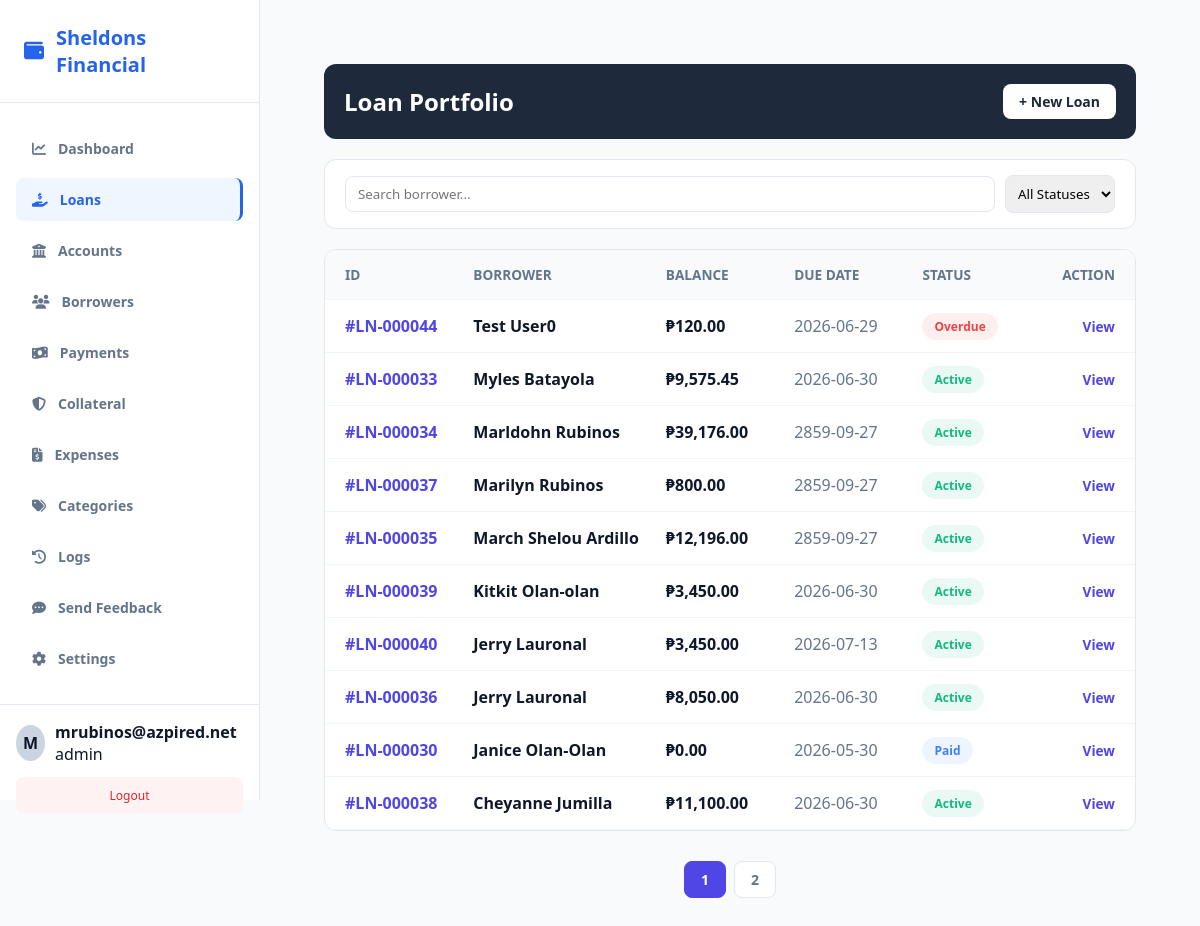
Page /public/index.php?url=loan/index (signed in) on the committed database.
### tables this page shows
CREATE TABLE `loans` (
  `id` int(11) NOT NULL,
  `company_id` int(11) NOT NULL,
  `account_id` int(11) DEFAULT NULL,
  `borrower_id` int(11) NOT NULL,
  `amount` decimal(12,2) NOT NULL,
  `interest_rate` decimal(5,2) NOT NULL,
  `total_payable` decimal(12,2) NOT NULL,
  `status` varchar(30) DEFAULT 'pending',
  `released_date` date DEFAULT NULL,
  `due_date` date NOT NULL,
  `created_at` timestamp NOT NULL DEFAULT current_timestamp(),
  `term_months` int(11) DEFAULT NULL,
  `notes` text DEFAULT NULL,
  `term_type` varchar(20) DEFAULT 'month',
  `fee` decimal(15,2) DEFAULT 0.00,
  `category_id` int(11) DEFAULT NULL,
  `loan_type` varchar(255) NOT NULL
);

CREATE TABLE `borrowers` (
  `id` int(11) NOT NULL,
  `company_id` int(11) NOT NULL,
  `first_name` varchar(100) NOT NULL,
  `middle_name` varchar(100) DEFAULT NULL,
  `last_name` varchar(100) NOT NULL,
  `gender` varchar(20) DEFAULT NULL,
  `birthdate` date DEFAULT NULL,
  `phone` varchar(30) NOT NULL,
  `email` varchar(100) DEFAULT NULL,
  `address` text NOT NULL,
  `valid_id` varchar(150) DEFAULT NULL,
  `status` tinyint(1) DEFAULT 1,
  `created_at` timestamp NOT NULL DEFAULT current_timestamp(),
  `occupation` text DEFAULT NULL
);

### app/controllers/LoanController.php (called while the page is built, shortened)
<?php
require_once __DIR__ . '/../models/Payment.php';
class LoanController {
public function index() {
    $loanModel = new Loan();
    $paymentModel = new Payment();
    $db = $loanModel->getDb();
    $company_id = $_SESSION['user']['company_id'];
    $status = $_GET['status'] ?? '';
    $page = isset($_GET['page']) ? (int)$_GET['page'] : 1;
    $limit = 10;
    $sql = "SELECT l.*, b.first_name, b.last_name
            FROM loans l
            JOIN borrowers b ON l.borrower_id = b.id
            WHERE l.company_id = ? ORDER BY l.created_at DESC";
    $params = [$company_id];
    $stmt = $db->prepare($sql);
    $stmt->execute($params);
    $allLoans = $stmt->fetchAll(PDO::FETCH_ASSOC);
    $filteredLoans = [];
    foreach ($allLoans as $loan) {
        $totalPaid = $paymentModel->getTotalPaidByLoanId($loan['id']);
        $loan['remaining_balance'] = (float)($loan['total_payable'] - $totalPaid);
        $loan['display_status'] = $this->calculateLoanStatus($loan);
        if (empty($status) || $loan['display_status'] === $status) {
            $filteredLoans[] = $loan;
        }
    }
    $sort = $_GET['sort'] ?? 'created_at';
$order = ($_GET['order'] ?? 'DESC');
usort($filteredLoans, function($a, $b) use ($sort, $order) {
    if ($sort === 'remaining_balance') {
        $cmp = $a['remaining_balance'] <=> $b['remaining_balance'];
    } elseif ($sort === 'due_date') {
        $cmp = strcmp($a['due_date'], $b['due_date']);
    } else {
        $cmp = strcmp($a['first_name'], $b['first_name']);
    }
    return ($order === 'DESC') ? -$cmp : $cmp;
});
    $totalLoans = count($filteredLoans);
    $totalPages = ceil($totalLoans / $limit);
    $offset = ($page - 1) * $limit;
$loans = array_slice($filteredLoans, $offset, $limit);
    require_once __DIR__ . '/../views/admin/loans/index.php';
}
private function calculateLoanStatus($loan) {
    if ($loan['status'] === 'Approved') {
        if (isset($loan['remaining_balance']) && $loan['remaining_balance'] <= 0) {
            return 'Paid';
        }
        if (strtotime($loan['due_date']) < time()) {
            return 'Overdue';
        }
        return 'Active';
    }
    return 'Pending';
}
}

### public/index.php (called while the page is built, shortened)
<?php
require_once __DIR__ . "/../app/core/Database.php";
require_once __DIR__ . "/../app/core/Model.php";
$init = new App();

### app/core/Database.php (called while the page is built)
<?php
class Database {
    private static $host = "localhost";
    private static $port = "3306";
    private static $db   = "loan_saas_db";
    private static $user = "root";
    private static $pass = "";
    public static function getConnection() {
        try {
            $conn = new PDO(
                "mysql:host=" . self::$host . ";port=" . self::$port . ";dbname=" . self::$db,
                self::$user,
                self::$pass
            );
            $conn->setAttribute(PDO::ATTR_ERRMODE, PDO::ERRMODE_EXCEPTION);
            $conn->setAttribute(PDO::ATTR_DEFAULT_FETCH_MODE, PDO::FETCH_ASSOC);
            return $conn;
        } catch (Exception $e) {
            die("Database connection failed: " . $e->getMessage());
        }
    }
}

### app/core/Model.php (called while the page is built, shortened)
<?php
require_once __DIR__ . "/Database.php";
class Model {
    public function __construct() {
        $this->conn = Database::getConnection();
    }
}

### app/models/Payment.php (called while the page is built, shortened)
<?php
require_once __DIR__ . '/../core/Model.php';
class Payment extends Model {
    public function getTotalPaidByLoanId($loan_id) {
        $stmt = $this->conn->prepare("SELECT SUM(amount) as total FROM payments WHERE loan_id = ?");
        $stmt->execute([$loan_id]);
        $result = $stmt->fetch(PDO::FETCH_ASSOC);
        return $result['total'] ?? 0;
    }
}

### app/views/admin/loans/index.php (the view, shortened to what this page needs)
<?php require_once dirname(__DIR__, 2) . '/layouts/header.php'; ?>
<div class="loan-card">
    <div style="display:flex; justify-content:space-between; align-items:center;">
        <h2 style="margin:0;">Loan Portfolio</h2>
        <a href="/loansaas/public/index.php?url=loan/create" class="btn-primary" style="background:#fff; color:#1e293b; padding:8px 16px; border-radius:8px; text-decoration:none; font-weight:600;">+ New Loan</a>
    </div>
</div>
<form method="GET" action="/loansaas/public/index.php" class="filter-bar">
    <input type="text" name="search" placeholder="Search borrower..." value="<?= htmlspecialchars($_GET['search'] ?? '') ?>" style="flex-grow:1; padding:8px 12px; border:1px solid #e2e8f0; border-radius:8px;">
    <select name="status" onchange="this.form.submit()" style="padding:8px; border:1px solid #e2e8f0; border-radius:8px;">
        <option value="">All Statuses</option>
    </select>
</form>
<div class="loan-list">
    <div class="loan-row header">
        <?php
        $nextOrder = (($_GET['order'] ?? 'DESC') === 'DESC') ? 'ASC' : 'DESC';
        $qs = "&order=$nextOrder&status=" . urlencode($_GET['status'] ?? '');
        ?>
        <div><a href="?url=loan/index&sort=id<?= $qs ?>" class="sort-link">ID</a></div>
        <div><a href="?url=loan/index&sort=borrower_name<?= $qs ?>" class="sort-link">Borrower</a></div>
        <div><a href="?url=loan/index&sort=remaining_balance<?= $qs ?>" class="sort-link">Balance</a></div>
        <div><a href="?url=loan/index&sort=due_date<?= $qs ?>" class="sort-link">Due Date</a></div>
        <div>Status</div>
        <div style="text-align:right;">Action</div>
    </div>
    <?php if (empty($loans)): ?>
        <div style="padding:40px; text-align:center; color:#94a3b8;">No loans found.</div>
    <?php else:
        $statusColors = ['Pending'=>'#f59e0b', 'Active'=>'#10b981', 'Overdue'=>'#ef4444', 'Paid'=>'#3b82f6', 'Rejected'=>'#64748b'];
        foreach ($loans as $loan):
            $color = $statusColors[$loan['display_status']] ?? '#94a3b8';
    ?>
        <div class="loan-row">
            <div style="color: #4f46e5; font-weight: 700;">#LN-<?= str_pad($loan['id'], 6, '0', STR_PAD_LEFT) ?></div>
            <div style="font-weight: 600;"><?= htmlspecialchars($loan['first_name'] . ' ' . $loan['last_name']) ?></div>
            <div style="font-weight: 700;">₱<?= number_format($loan['remaining_balance'], 2) ?></div>
            <div style="color: #64748b;"><?= htmlspecialchars($loan['due_date']) ?></div>
            <div><span class="badge" style="background: <?= $color ?>15; color: <?= $color ?>;"><?= htmlspecialchars($loan['display_status']) ?></span></div>
            <div style="text-align:right;"><a href="/loansaas/public/index.php?url=loan/details&id=<?= $loan['id'] ?>" class="btn-view">View</a></div>
        </div>
    <?php endforeach; endif; ?>
</div>
<?php if (isset($totalPages) && $totalPages > 1): ?>
    <div class="pagination">
        <?php
        $search = urlencode($_GET['search'] ?? '');
        $status = urlencode($_GET['status'] ?? '');
        $sort = $_GET['sort'] ?? 'id';
        $order = $_GET['order'] ?? 'DESC';
        $currentPage = (int)($_GET['page'] ?? 1);
        for ($i = 1; $i <= $totalPages; $i++):
            $isActive = ($currentPage === $i);
        ?>
            <a href="?url=loan/index&page=<?= $i ?>&sort=<?= $sort ?>&order=<?= $order ?>&search=<?= $search ?>&status=<?= $status ?>"
               class="page-link <?= $isActive ? 'active' : 'inactive' ?>">
                <?= $i ?>
            </a>
        <?php endfor; ?>
    </div>
<?php endif; ?>
<?php require_once dirname(__DIR__, 2) . '/layouts/footer.php'; ?>

### public/css/style.css (style rules this page uses)
body { font-family: 'Segoe UI', system-ui, sans-serif; background: #f8fafc; padding: 24px; margin: 0; }
.btn-primary { background: #2563eb; color: #ffffff; padding: 10px 16px; border-radius: 8px; font-size: 14px; font-weight: 600; text-decoration: none; display: inline-flex; align-items: center; gap: 8px; }
.badge { padding: 4px 8px; border-radius: 12px; font-size: 12px; font-weight: 600; }
:root { --sidebar-width: 260px; --primary-color: #2563eb; --bg-light: #f8fafc; --text-dark: #0f172a; --text-muted: #64748b; --border-color: #e2e8f0; }
* { box-sizing: border-box; margin: 0; padding: 0; font-family: 'Segoe UI', system-ui, sans-serif; }
body { background: var(--bg-light); color: var(--text-dark); min-height: 100vh; }

### app/views/admin/loans/index.php (style rules this page uses)
.loan-card { background: #1e293b; color: #ffffff; border-radius: 12px; padding: 20px; margin-bottom: 20px; }
.filter-bar { background: #ffffff; padding: 15px 20px; border-radius: 12px; border: 1px solid #e2e8f0; margin-bottom: 20px; display: flex; gap: 10px; align-items: center; }
.loan-list { background: #ffffff; border-radius: 12px; border: 1px solid #e2e8f0; overflow: hidden; }
.loan-row { display: grid; grid-template-columns: 1fr 1.5fr 1fr 1fr 1fr 0.5fr; padding: 15px 20px; border-bottom: 1px solid #f1f5f9; align-items: center; }
.loan-row.header { background: #f8fafc; font-weight: 700; color: #64748b; font-size: 0.85rem; text-transform: uppercase; }
.badge { padding: 5px 12px; border-radius: 20px; font-size: 0.75rem; font-weight: 600; }
.btn-view { color: #4f46e5; font-weight: 600; text-decoration: none; font-size: 0.85rem; }
.sort-link { text-decoration: none; color: inherit; display: flex; align-items: center; gap: 4px; }
.pagination { margin-top: 30px; display: flex; justify-content: center; gap: 8px; }
.page-link { padding: 8px 16px; border-radius: 8px; text-decoration: none; font-size: 14px; font-weight: 600; border: 1px solid #e2e8f0; transition: 0.2s; }
.page-link.active { background: #4f46e5; color: #fff; border-color: #4f46e5; }
.page-link.inactive { background: #fff; color: #64748b; }

### rows in the picture
loans: id "000044", borrower.last_name "Test User0", total_payable "120.00", due_date "2026-06-29", display_status "Overdue"
loans: id "000033", borrower.last_name "Myles Batayola", total_payable "9,575.45", due_date "2026-06-30", display_status "Active"
loans: id "000034", borrower.last_name "Marldohn Rubinos", total_payable "39,176.00", due_date "2859-09-27", display_status "Active"
loans: id "000037", borrower.last_name "Marilyn Rubinos", total_payable "800.00", due_date "2859-09-27", display_status "Active"
loans: id "000035", borrower.last_name "March Shelou Ardillo", total_payable "12,196.00", due_date "2859-09-27", display_status "Active"
loans: id "000039", borrower.last_name "Kitkit Olan-olan", total_payable "3,450.00", due_date "2026-06-30", display_status "Active"
loans: id "000040", borrower.last_name "Jerry Lauronal", total_payable "3,450.00", due_date "2026-07-13", display_status "Active"
loans: id "000036", borrower.last_name "Jerry Lauronal", total_payable "8,050.00", due_date "2026-06-30", display_status "Active"
loans: id "000030", borrower.last_name "Janice Olan-Olan", remaining_balance "0.00", due_date "2026-05-30", display_status "Paid"
loans: id "000038", borrower.last_name "Cheyanne Jumilla", total_payable "11,100.00", due_date "2026-06-30", display_status "Active"

### other values in the picture
$_SESSION['user']['company_name'] "Sheldons Financial"
$item['label'] "Dashboard"
$item['label'] "Loans"
$item['label'] "Accounts"
$item['label'] "Borrowers"
$item['label'] "Payments"
$item['label'] "Collateral"
$item['label'] "Expenses"
$item['label'] "Categories"
$item['label'] "Logs"
$item['label'] "Send Feedback"
$item['label'] "Settings"
substr($_SESSION['user']['username'] ?? 'U', 0, 1) "M"
$_SESSION['user']['username'] "mrubinos@azpired.net"
$_SESSION['user']['role'] "admin"
